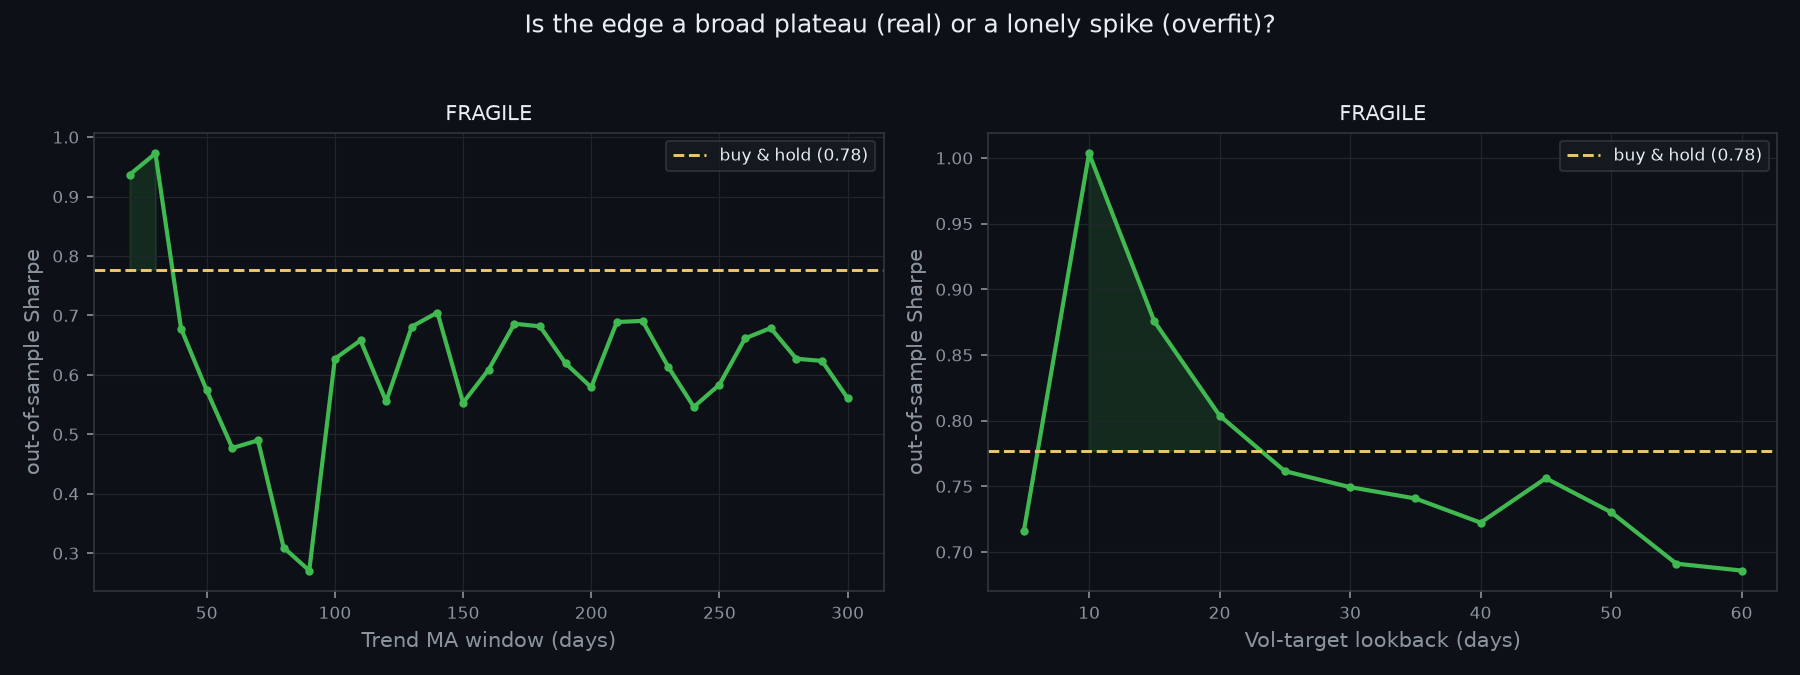

Reproduce this figure in Python.
#!/usr/bin/env python3
"""Robustness sweep — the honest alternative to "optimizing for the best stats".

Picking the single parameter with the highest backtest Sharpe is data snooping
(Note 001): on enough tries you will always find a great-looking number, and it
will not survive out-of-sample. This script does the opposite. It sweeps a
parameter across its whole range and asks one question: *does the edge exist
everywhere, or only at one lucky value?* A real edge is a broad plateau above the
benchmark; a fake one is a lonely spike. We never select the peak — we measure how
wide the plateau is.

    python robustness.py

Fetches real SPY (Yahoo/stooq), falls back to a labelled synthetic series.
"""
from __future__ import annotations

import json
import math
import os

import harness
from hunt import load_closes


# --------------------------------------------------------------------------- #
# Parameterised strategies (factories) — same logic as strategies.py, but with
# the parameter exposed so we can sweep it.
# --------------------------------------------------------------------------- #
def trend(window):
    def f(history):
        if len(history) < window:
            return 1.0
        return 1.0 if history[-1] > sum(history[-window:]) / window else 0.0
    return f


def vol_target(lookback, target=0.15):
    def f(history):
        if len(history) < lookback + 1:
            return 1.0
        rets = [history[i] / history[i - 1] - 1 for i in range(len(history) - lookback, len(history))]
        m = sum(rets) / len(rets)
        sd = math.sqrt(sum((r - m) ** 2 for r in rets) / (len(rets) - 1))
        vol = sd * math.sqrt(harness.TRADING_DAYS)
        return target / vol if vol > 0 else 1.0
    return f


# --------------------------------------------------------------------------- #
# Sweep
# --------------------------------------------------------------------------- #
def sweep(name, factory, values, closes, bh_oos):
    print(f"\n=== {name} — sweeping across {len(values)} values ===")
    print(f"{'param':>8} | {'full Sharpe':>11} | {'OOS Sharpe':>10} | {'OOS maxDD':>9} | beats B&H?")
    rows = []
    for v in values:
        ev = harness.evaluate(factory(v), closes)
        beats = ev["oos"]["sharpe"] > bh_oos + 0.02
        rows.append({"param": v, "full_sharpe": ev["full"]["sharpe"],
                     "oos_sharpe": ev["oos"]["sharpe"],
                     "oos_maxdd": ev["oos"]["max_drawdown"], "beats": beats})
        print(f"{v:>8} | {ev['full']['sharpe']:>11.2f} | {ev['oos']['sharpe']:>10.2f} | "
              f"{ev['oos']['max_drawdown']*100:>8.1f}% | {'yes' if beats else 'no'}")
    n_beat = sum(1 for r in rows if r["beats"])
    frac = n_beat / len(rows)
    peak = max(rows, key=lambda r: r["oos_sharpe"])
    print(f"\n  {n_beat}/{len(rows)} ({frac*100:.0f}%) of values beat buy & hold out-of-sample.")
    print(f"  best OOS value = {peak['param']} (Sharpe {peak['oos_sharpe']:.2f}) — "
          f"do NOT just use this; it is the peak, not proof.")
    verdict = ("ROBUST: the edge holds across most of the range — not a fluke of one value."
               if frac >= 0.7 else
               "FRAGILE: the edge only shows up at a few values — likely overfit, treat with suspicion."
               if frac <= 0.4 else
               "MIXED: partial support — the edge is real-ish but parameter-sensitive.")
    print(f"  VERDICT: {verdict}")
    return {"name": name, "rows": rows, "frac_beating": frac,
            "peak_param": peak["param"], "verdict": verdict}


def save_chart(sweeps, bh_oos, path):
    import matplotlib
    matplotlib.use("Agg")
    import matplotlib.pyplot as plt
    fig, axes = plt.subplots(1, len(sweeps), figsize=(6 * len(sweeps), 4.5))
    if len(sweeps) == 1:
        axes = [axes]
    fig.patch.set_facecolor("#0d1117")
    for ax, sw in zip(axes, sweeps):
        ax.set_facecolor("#0d1117")
        ax.tick_params(colors="#8b949e", labelsize=8)
        for s in ax.spines.values():
            s.set_color("#30363d")
        ax.grid(color="#21262d", linewidth=0.6)
        xs = [r["param"] for r in sw["rows"]]
        ys = [r["oos_sharpe"] for r in sw["rows"]]
        ax.plot(xs, ys, color="#3fb950", linewidth=2, marker="o", markersize=3)
        ax.axhline(bh_oos, color="#f0c674", linestyle="--", linewidth=1.4,
                   label=f"buy & hold ({bh_oos:.2f})")
        ax.fill_between(xs, bh_oos, ys, where=[y > bh_oos for y in ys],
                        color="#3fb950", alpha=0.15)
        ax.set_xlabel(sw["name"], color="#8b949e")
        ax.set_ylabel("out-of-sample Sharpe", color="#8b949e")
        ax.set_title(sw["verdict"].split(":")[0], color="#e6edf3", fontsize=10)
        leg = ax.legend(facecolor="#161b22", edgecolor="#30363d", fontsize=8)
        for t in leg.get_texts():
            t.set_color("#e6edf3")
    fig.suptitle("Is the edge a broad plateau (real) or a lonely spike (overfit)?",
                 color="#e6edf3", fontsize=12)
    fig.tight_layout(rect=(0, 0, 1, 0.95))
    fig.savefig(path, dpi=150, facecolor="#0d1117")
    print(f"\nsaved chart -> {path}")


def main():
    source, closes = load_closes()
    print(f"data: {source} · {len(closes)} closes")
    bh = harness.evaluate(lambda h: 1.0, closes)
    bh_oos = bh["oos"]["sharpe"]
    print(f"benchmark: buy & hold OOS Sharpe = {bh_oos:.2f}")

    sweeps = [
        sweep("Trend MA window (days)", trend, list(range(20, 301, 10)), closes, bh_oos),
        sweep("Vol-target lookback (days)", lambda lb: vol_target(lb), list(range(5, 61, 5)), closes, bh_oos),
    ]
    try:
        save_chart(sweeps, bh_oos, os.path.join(os.path.dirname(__file__), "robustness.png"))
    except Exception as exc:
        print(f"(chart skipped: {exc})")

    with open(os.path.join(os.path.dirname(__file__), "robustness.json"), "w") as f:
        json.dump({"data_source": source, "bh_oos_sharpe": bh_oos, "sweeps": sweeps}, f, indent=2)
    print("\nwrote robustness.json")
    print("\nHONEST TAKEAWAY: a wide green plateau above the dashed line = a real, "
          "parameter-insensitive edge. If it's a lonely spike, you found noise.")


if __name__ == "__main__":
    main()
